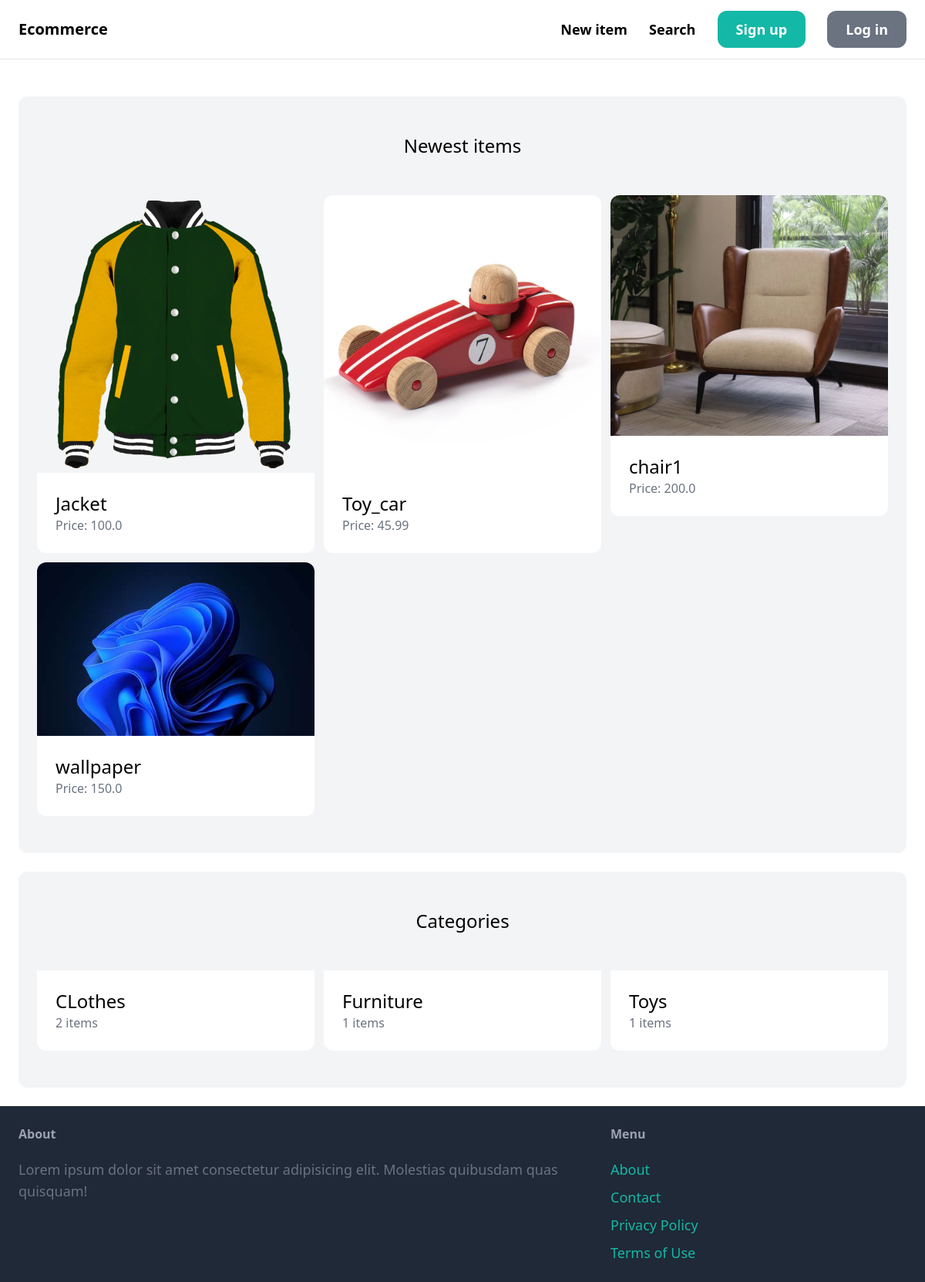
The page / on the database its author committed.
### item/models.py (models this page shows, shortened)
class Item(models.Model):
  category = models.ForeignKey(Category, related_name='items', on_delete=models.CASCADE)
  name = models.CharField(max_length=255)
  description = models.TextField(blank=True, null=True)
  price = models.FloatField()
  image = models.ImageField(upload_to='item_images', blank=True, null=True)
  is_sold = models.BooleanField(default=False)
  created_by = models.ForeignKey(User, related_name='items', on_delete=models.CASCADE)
  created_at = models.DateTimeField(auto_now_add=True)

class Category(models.Model):
  name = models.CharField(max_length=255)
  class Meta:
    ordering = ('name',)
    verbose_name_plural = 'Categories'

### core/views.py (the view)
# urls.py: path('', views.index, name='index'),
def index(request):
  items = Item.objects.filter(is_sold=False)[0:6]
  categories = Category.objects.all()
  return render(request, 'core/index.html', {
    'categories':categories,
    'items':items,
  })

### core/templates/core/index.html (shortened to what this page needs)
{% extends 'core/base.html' %}
{% block content  %}
<div class="mt-6 px-6 py-12 bg-gray-100 rounded-xl">
  <h2 class="mb-12  text-2xl text-center">Newest items</h2>
  <div class="grid grid-cols-3 gap-3">
      {% for item in items %}
       <div>
        <a href="{% url 'item:detail' item.id %}">
          <div>
            <img src="{{ item.image.url }}" class="rounded-t-xl">
            <div class="p-6 bg-white rounded-b-xl">
              <h2 class="text-2xl">{{ item.name }}</h2>
              <p class="text-gray-500">Price: {{ item.price }}</p>
            </div>
          </div>
        </a>
       </div>
      {% endfor %}
    </div>
  </div>
  <div class="mt-6 px-6 py-12 bg-gray-100 rounded-xl">
    <h2 class="mb-12  text-2xl text-center">Categories</h2>
    <div class="grid grid-cols-3 gap-3">
      {% for category in categories %}
      <div>
        <a href="#">
          <div>
            <div class="p-6 bg-white rounded-b-xl">
              <h2 class="text-2xl">{{ category.name }}</h2>
              <p class="text-gray-500">{{  category.items.count }} items</p>
            </div>
          </div>
        </a>
       </div>
      {% endfor %}
    </div>
  </div>
{% endblock %}

### core/templates/core/base.html (shortened to what this page needs)
<!DOCTYPE html>
<html lang="en">
<head>
  <script src="https://cdn.tailwindcss.com"></script>
</head>
<body>
<nav class="py-6 px-6 flex justify-between items-center border-b border-gray-200">
  <a href="/" class="text-xl font-semibold">Ecommerce</a>
  <div class="space-x-6">
    <a href="{% url 'item:new' %}" class="text-lg font-semibold hover:text-gray-500">New item</a>
    <a href="{% url 'item:items' %}" class="text-lg font-semibold hover:text-gray-500">Search</a>
    {% if request.user.is_authenticated %}
    <a href="{% url 'conversation:inbox' %}" class="px-6 py-3 text-lg font-semibold bg-teal-500 text-white rounded-xl hover:bg-teal-700">Inbox</a>
    <a href="{% url 'dashboard:index' %}" class="px-6 py-3 text-lg font-semibold bg-gray-500 text-white rounded-xl hover:bg-gray-700">Dashboard</a>
    {% else %}
    <a href="{% url 'core:signup' %}" class="px-6 py-3 text-lg font-semibold bg-teal-500 text-white rounded-xl hover:bg-teal-700">Sign up</a>
    <a href="{% url 'core:login' %}" class="px-6 py-3 text-lg font-semibold bg-gray-500 text-white rounded-xl hover:bg-gray-700">Log in</a>
    {% endif %}
  </div>
</nav>
<div class="px-6 py-6">
  {% block content %}
  {% endblock %}
</div>
<footer class="py-6 px-6 flex justify-between bg-gray-800">
  <div class="w-2/3 pr-10">
    <h3 class="mb-5 font-semibold text-gray-400">About</h3>
    <p class="text-lg text-gray-500">Lorem ipsum dolor sit amet consectetur adipisicing elit. Molestias quibusdam quas quisquam!</p>
  </div>
  <div class="w-1/3">
    <h3 class="mb-5 font-semibold text-gray-400">Menu</h3>
    <ul class="space-y-2">
      <li><a href="#" class="text-lg text-teal-500 hover:text-teal-700">About</a></li>
      <li><a href="{% url 'core:contact' %}" class="text-lg text-teal-500 hover:text-teal-700">Contact</a></li>
      <li><a href="#" class="text-lg text-teal-500 hover:text-teal-700">Privacy Policy</a></li>
      <li><a href="#" class="text-lg text-teal-500 hover:text-teal-700">Terms of Use</a></li>
    </ul>
  </div>
</footer>
</body>
</html>

### rows shown on the page
Item: image (picture), name "Jacket", price "100.0"
Item: image (picture), name "Toy_car", price "45.99"
Item: image (picture), name "chair1", price "200.0"
Item: image (picture), name "wallpaper", price "150.0"
Category: name "CLothes", items.count "2"
Category: name "Furniture", items.count "1"
Category: name "Toys", items.count "1"
